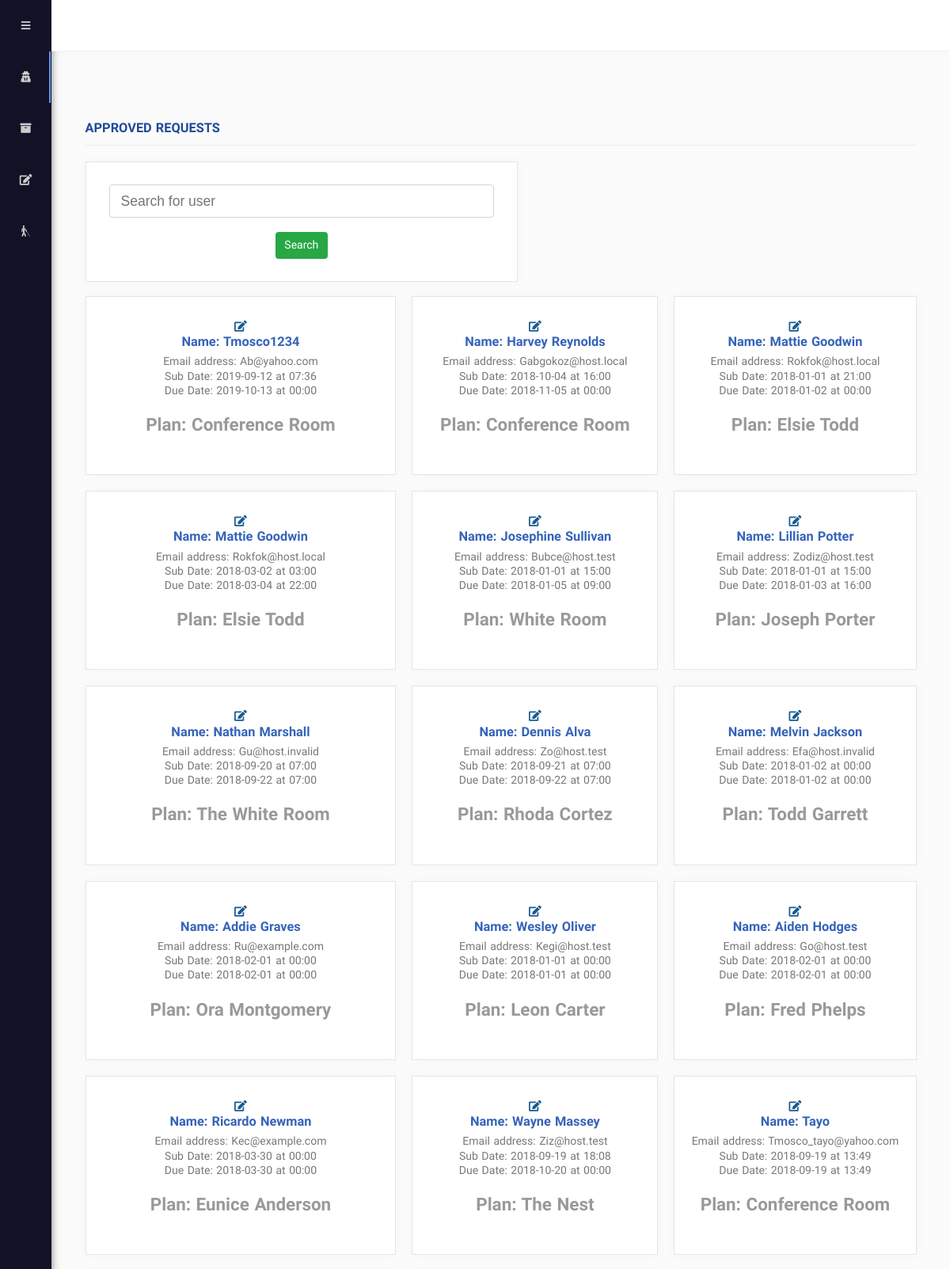
Page /admin (signed in, upper part) on the committed database.
### models.py (models this page shows)
class User(UserMixin, db.Model):
    id = db.Column(db.Integer, primary_key=True)
    name = db.Column(db.String(115), unique=True)
    email = db.Column(db.String(115), unique=True)
    password = db.Column(db.String(120))
    is_admin = db.Column(db.Boolean, default=False)
    verified = db.Column(db.Boolean, default=False)
    manual = db.Column(db.Boolean, default=False)

class Account(db.Model):
    id = db.Column(db.Integer, primary_key=True)
    plan = db.Column(db.String(100), default=None)
    sub_date = db.Column(db.DateTime, default=datetime.datetime.now())
    due_date = db.Column(db.DateTime, default=datetime.datetime.now())
    user_id = db.Column(db.Integer, db.ForeignKey('user.id'))
    verified = db.Column(db.Boolean, default=False)
    reference = db.Column(db.String(100), default='')
    manual = db.Column(db.Boolean, default=False)

### views.py (the view)
@app.route('/admin')
@login_required
@admin_login_required
def admin():
    approved_users = []
    approved = Account.query.filter_by(verified=True).order_by(Account.id.desc()).all()
    for account in approved:
        approved_users.append(User.query.filter_by(id=account.user_id).first())
    print(approved_users[0].id)
    return render_template('admin.html', approved_users=approved_users, approved=approved)

### views.py (called while the page is built)
def admin_login_required(f):
    @wraps(f)
    def decorated_function(*args, **kwargs):
        g.user = current_user
        print(g.user)
        print(g.user.is_admin)
        print(g.user.is_admin)
        try:
            if g.user is None or g.user.is_admin is False or g.user.is_admin is None:
                return redirect(url_for('admin_login', next=request.url))
        except AttributeError:
            return redirect(url_for('admin_login', next=request.url))
        return f(*args, **kwargs)
    return decorated_function

@login_manager.user_loader
def load_user(user_id):
    return User.query.get(int(user_id))

### templates/admin.html (shortened to what this page needs)
{% extends 'base.html' %}
{% block style %}
<link rel="stylesheet" href="{{ url_for('static', filename='assets/css/dashboard.css') }}">
<link rel="stylesheet" href="{{ url_for('static', filename='assets/css/new.css') }}">
{% endblock %}
{% block body%}
 {% include 'auth.html' %}
 {% endblock %}
  {% block main %}
<main>
    <div class="container">
        <br><br>
        <h3 class="section-title">Approved Requests</h3>
        <div class="offers">
            <section class="offer">
                <form action="{{url_for('search')}}" method="POST">
              <div class="col">
                    <input class="form-control form-control-lg form-control-borderless" type="search" placeholder="Search for user" name="query">
                        <br>
                </div>
                        <div class="col-auto">
                            <button class="btn btn-sm btn-success" type="submit">Search</button>
                        </div>
                </form>
            </section>
        </div>
        <br>
        <div class="offers">
            {% for user in approved_users %}
            <section class="offer">
                <span class="icon"><a href="{{ url_for('admin_edit', user_id=user.id) }}"><i class="fas fa-edit"></i></a></span>
                <header>
                    <h3 class="title">Name: {{user.name}} </h3>
                    <span class="subtitle">Email address: {{user.email}} </span>
                    <br>
                    <span class="subtitle">Sub Date: {{approved[loop.index-1].sub_date.date()}} at {{approved[loop.index-1].sub_date.time().strftime('%H:%M')}}
                    </span>
                    <br>
                    <span class="subtitle">Due Date: {{approved[loop.index-1].due_date.date()}} at {{approved[loop.index-1].due_date.time().strftime('%H:%M')}}
                    </span>
                    <br>
                </header>
                <div class="price">
                    <div class="amount">Plan: {{approved[loop.index-1].plan}} </div>
                </div>
            </section>
            {% endfor %}
        </div>
</main>
{% endblock %}

### templates/base.html (shortened to what this page needs)
<!DOCTYPE html>
<html lang="en">
<head>
    <link rel="stylesheet" href="{{url_for('static', filename='assets/css/utils.css')}}">
    <link rel="stylesheet" href="{{url_for('static', filename='assets/css/all.css')}}">
    {% block style %}
    {% endblock %}
</head>
<body class="fixed-navbar">
    <div class="dashboard">
        {% block body %}
        {% endblock %}
        <div class="content">
            <nav></nav>
            {% block main %}
            {% endblock %}
        </div>
    </div>
</body>
</html>

### templates/auth.html
<aside class="sidebar">
    <div class="menu-toggler">
        <button class="toggler icon">
            <i class="fas fa-bars"></i>
        </button>
    </div>
    <ul class="menu">
        <li class="{{ 'menu-item active' if '/admin' == request.url_rule|string else 'menu-item' }}">
            <a href="{{ url_for('admin') }}"><span class="icon"><i class="fas fa-user-secret"></i></span>
                <span class="text">Admin</span></a>
        </li>
        <li class="{{ 'menu-item active' if 'new_requests' in request.url_rule|string else 'menu-item' }}">
            <a href="{{ url_for('new_requests') }}"><span class="icon"><i class="fas fa-archive"></i></span>
                <span class="text">New Requests</span></a>
        </li>
        <li class="{{ 'menu-item active' if 'add_new' in request.url_rule|string else 'menu-item' }}">
            <a href="{{ url_for('add_new') }}"><span class="icon"><i class="fas fa-edit"></i></span>
                <span class="text">Add New</span></a>
        </li>
        <li class="menu-item">
            <a href="{{ url_for('logout') }}"><span class="icon"><i class="fas fa-blind"></i></span>
                <span class="text">logout</span></a>
        </li>
    </ul>
</aside>

### static/assets/css/utils.css (style rules this page uses)
html { font-size: 14px; word-spacing: 1px; -ms-text-size-adjust: 100%; -webkit-text-size-adjust: 100%; -moz-osx-font-smoothing: grayscale; -webkit-font-smoothing: antialiased; }
body { width: 100%; height: 100%; font-family: 'Molengo', Quicksand, 'Nunito', 'Segoe UI', Tahoma, Geneva, Verdana, sans-serif; }
*, *:before, *:after { -webkit-box-sizing: border-box; box-sizing: border-box; margin: 0; padding: 0; line-height: 1.3em; }
a { text-decoration: none; color: #185a91; }
.container { max-width: 1100px; margin: 0 auto; padding: 0 25px; }
.btn { background-color: #fff; border-radius: 2px; border: 1px solid rgba(0, 0, 0, 0.03); cursor: pointer; -webkit-transition: all 0.2s; transition: all 0.2s; font: inherit; }

### static/assets/css/all.css (style rules this page uses)
.fa,.fab,.fal,.far,.fas { -moz-osx-font-smoothing:grayscale;-webkit-font-smoothing:antialiased;display:inline-block;font-style:normal;font-variant:normal;text-rendering:auto;line-height:1 }
.fa-archive:before { content:"\f187" }
.fa-bars:before { content:"\f0c9" }
.fa-blind:before { content:"\f29d" }
.fa-edit:before { content:"\f044" }
.fa-user-secret:before { content:"\f21b" }
.fa,.far,.fas { font-family:"Font Awesome 5 Free" }
.fa,.fas { font-weight:900 }

### static/assets/css/dashboard.css (style rules this page uses)
.dashboard { width: 100%; height: 100vh; display: -webkit-box; display: -ms-flexbox; display: flex; -webkit-box-orient: horizontal; -webkit-box-direction: normal; -ms-flex-flow: row; flex-flow: row; background-color: #fbfbfb; }
.sidebar { background-color: #111226; border-right: 1px solid rgba(0, 0, 0, 0.051); -webkit-box-shadow: 0 0 10px rgba(0, 0, 0, 0.5); box-shadow: 0 0 10px rgba(0, 0, 0, 0.5); overflow: hidden; width: 65px; -webkit-transition: all 0.3s ease; transition: all 0.3s ease; }
.sidebar .menu-toggler { width: 100%; height: 65px; color: #fff; line-height: 65px; }
.sidebar .menu-toggler .toggler { border: 0; background-color: transparent; cursor: pointer; }
.sidebar .icon { line-height: 65px; display: inline-block; height: 100%; width: 65px; text-align: center; color: #ccc; }
.sidebar .menu { display: block; }
.sidebar .menu .menu-item { display: block; height: 65px; line-height: 65px; cursor: pointer; }
.sidebar .menu .menu-item a { display: block; color: #ccc; width: 220px; }
.sidebar .menu .menu-item.active { border-right: 2px solid cornflowerblue; }
.content { -webkit-box-flex: 1; -ms-flex: 1; flex: 1; width: 100%; overflow-y: auto; }
.content nav { height: 65px; border-bottom: 1px solid rgba(0, 0, 0, 0.05); -webkit-box-shadow: 0 0 10px rgba(0, 0, 0, 0.041); box-shadow: 0 0 10px rgba(0, 0, 0, 0.041); background-color: #fff; }
main { padding: 50px 0; }
.section-title { color: #1f4b99; border-bottom: 1px solid rgba(0, 0, 0, 0.06); margin-bottom: 20px; padding-bottom: 10px; text-transform: uppercase; }
.offers { display: -ms-grid; display: grid; -ms-grid-columns: (auto)[3]; grid-template-columns: repeat(3, auto); grid-auto-columns: 200px; grid-auto-flow: row; grid-gap: 20px; }
.offer { padding: 2em 1em; border: 1px solid rgba(0, 0, 0, 0.1); background-color: #fff; -webkit-box-shadow: 0 0 15px rgba(0, 0, 0, 0.031); box-shadow: 0 0 15px rgba(0, 0, 0, 0.031); text-align: center; }
.offer header { margin-bottom: 20px; }
.offer header .title { color: #3563b9; margin-bottom: 5px; font-weight: 600; }
.offer header .subtitle { color: #777; }
.offer .price .amount { font-weight: bold; font-size: 1.6em; color: #999; margin-bottom: 20px; }

### rows in the picture
User: name "Tmosco1234", email "Ab@yahoo.com"
Account: sub_date "2019-09-12", sub_date "07:36", due_date "2019-10-13", due_date "00:00", plan "Conference Room"
User: name "Harvey Reynolds", email "Gabgokoz@host.local"
Account: sub_date "2018-10-04", sub_date "16:00", due_date "2018-11-05", due_date "00:00", plan "Conference Room"
User: name "Mattie Goodwin", email "Rokfok@host.local"
Account: sub_date "2018-01-01", sub_date "21:00", due_date "2018-01-02", due_date "00:00", plan "Elsie Todd"
Account: sub_date "2018-03-02", sub_date "03:00", due_date "2018-03-04", due_date "22:00", plan "Elsie Todd"
User: name "Josephine Sullivan", email "Bubce@host.test"
Account: sub_date "2018-01-01", sub_date "15:00", due_date "2018-01-05", due_date "09:00", plan "White Room"
User: name "Lillian Potter", email "Zodiz@host.test"
Account: sub_date "2018-01-01", sub_date "15:00", due_date "2018-01-03", due_date "16:00", plan "Joseph Porter"
User: name "Nathan Marshall", email "Gu@host.invalid"
Account: sub_date "2018-09-20", sub_date "07:00", due_date "2018-09-22", due_date "07:00", plan "The White Room"
User: name "Dennis Alva", email "Zo@host.test"
Account: sub_date "2018-09-21", sub_date "07:00", due_date "2018-09-22", due_date "07:00", plan "Rhoda Cortez"
User: name "Melvin Jackson", email "Efa@host.invalid"
Account: sub_date "2018-01-02", sub_date "00:00", due_date "2018-01-02", due_date "00:00", plan "Todd Garrett"
User: name "Addie Graves", email "Ru@example.com"
Account: sub_date "2018-02-01", sub_date "00:00", due_date "2018-02-01", due_date "00:00", plan "Ora Montgomery"
User: name "Wesley Oliver", email "Kegi@host.test"
Account: sub_date "2018-01-01", sub_date "00:00", due_date "2018-01-01", due_date "00:00", plan "Leon Carter"
User: name "Aiden Hodges", email "Go@host.test"
Account: sub_date "2018-02-01", sub_date "00:00", due_date "2018-02-01", due_date "00:00", plan "Fred Phelps"
User: name "Ricardo Newman", email "Kec@example.com"
Account: sub_date "2018-03-30", sub_date "00:00", due_date "2018-03-30", due_date "00:00", plan "Eunice Anderson"
User: name "Wayne Massey", email "Ziz@host.test"
Account: sub_date "2018-09-19", sub_date "18:08", due_date "2018-10-20", due_date "00:00", plan "The Nest"
User: name "Tayo", email "Tmosco_tayo@yahoo.com"
Account: sub_date "2018-09-19", sub_date "13:49", due_date "2018-09-19", due_date "13:49", plan "Conference Room"
